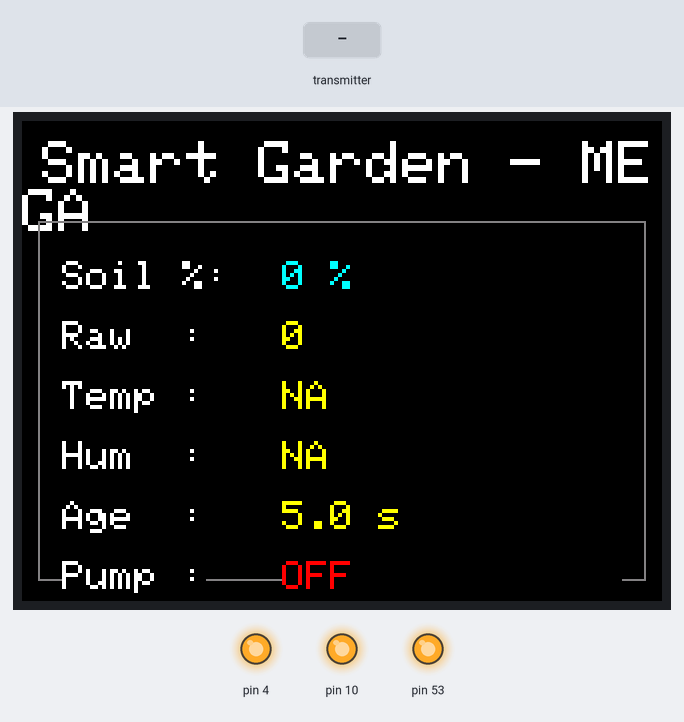
Bench run of a sketch on a simulated Arduino Mega 2560, built with avr-gcc and run on an emulated ATmega2560. Shown: 320×240 colour display, output pins drawn as LEDs (lit = HIGH). Inputs (shaded band) come from the test bench. No radio packets arrive unless stated; what the sketch prints to the serial monitor is not drawn.

Above: at 1.7 s.
1.8 s: the transmitter starts sending seq = 0
At 3.0 s:
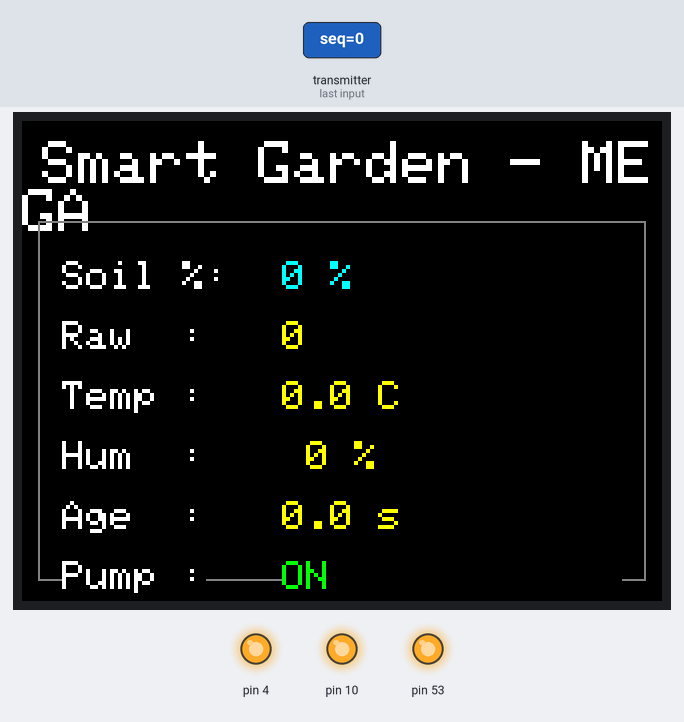
4.8 s: the transmitter starts sending pct = 64
At 5.9 s:
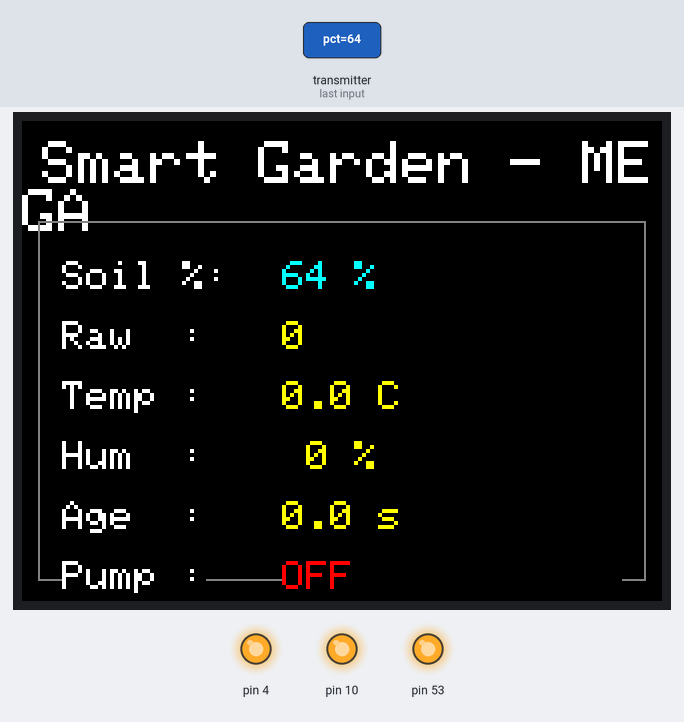
7.8 s: the transmitter starts sending raw = 512
At 9.0 s:
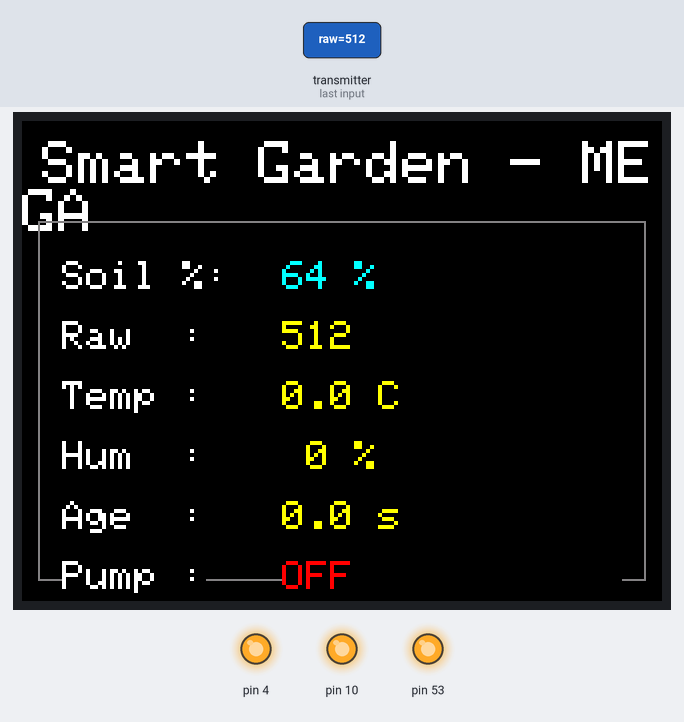
10.8 s: the transmitter starts sending tempC = 100
At 12.0 s:
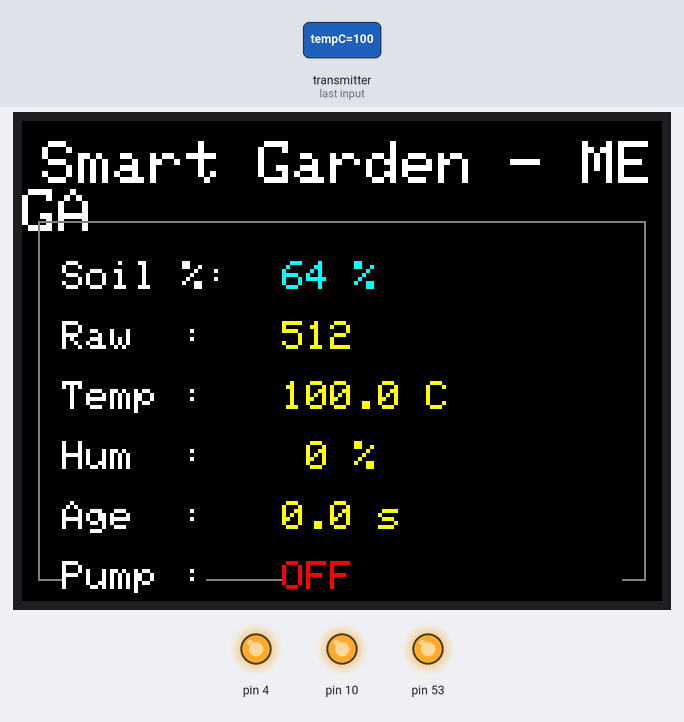
12.3 s: the transmitter starts sending raw = 0
At 13.5 s:
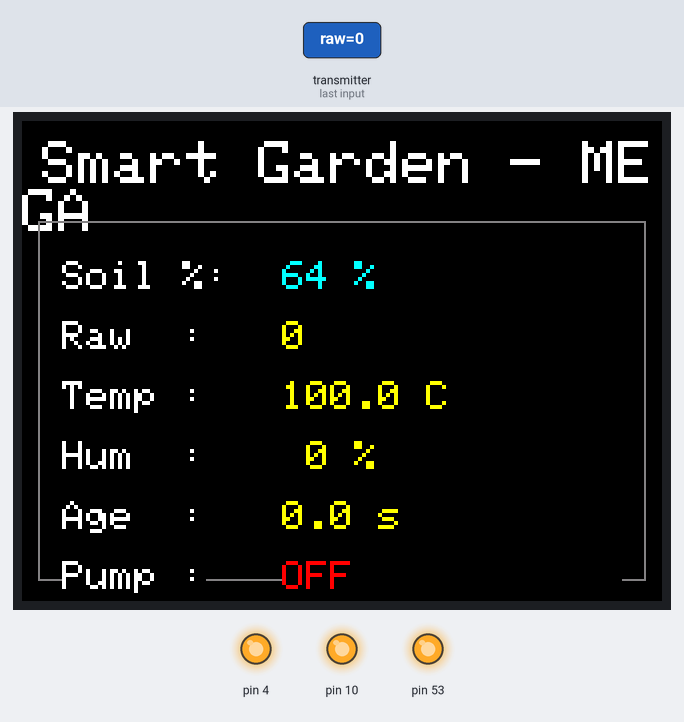
Timing chart, 0 to 15.3 s (numbered marks = the images above; inputs shaded):
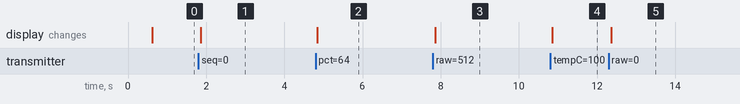

The sketch:

ArduinoMega2560_MainHub.ino
```cpp
/* =========================================================
   Node: MEGA HUB + TFT (Arduino Mega 2560)
   Purpose:
     - Listen to Soil packets
     - Decide Pump ON/OFF with hysteresis & timeouts
     - Send Pump command to Pump node
     - Display values/status on 3.5" MCUFRIEND TFT

   TFT (MCUFRIEND 8-bit parallel) wiring:
     D0–D7 -> D22–D29
     RS->D38, WR->D39, RD->D40, CS->D41, RST->D49, LED->5V via 100–220Ω
     VCC 5V, GND GND
   nRF24L01+ on Mega via 5V->3.3V adapter:
     CE D46, CSN D47, SCK 52, MOSI 51, MISO 50, VCC 5V, GND
     Decoupling on adapter 3.3V: 47–100 uF + 0.1 uF
   SPI-bus protection:
     D53=OUTPUT HIGH, D10=OUTPUT HIGH, D4=OUTPUT HIGH
   Logic:
     - Pump ON when soil ≤ 40%
     - Pump OFF when soil ≥ 55% OR pump-on time > 5 min
     - If no soil packets > 5 s => Pump OFF (failsafe)
   Serial: 115200 baud
   ========================================================= */

#include <SPI.h>
#include <RF24.h>
#include <Adafruit_GFX.h>
#include <MCUFRIEND_kbv.h>

// ---------- TFT ----------
MCUFRIEND_kbv tft;
uint16_t BLACK=0x0000, WHITE=0xFFFF, YELLOW=0xFFE0, CYAN=0x07FF, GREEN=0x07E0, RED=0xF800, GRAY=0x8410;

// ---------- RF ----------
RF24 radio(46, 47); // CE, CSN

const byte PIPE_SOIL_TO_MEGA[6] = "SOIL1";
const byte PIPE_MEGA_TO_PUMP[6] = "PUMP1";
const uint8_t RF_CHANNEL = 76;
const rf24_datarate_e RF_RATE = RF24_250KBPS;

struct SoilPacket {
  uint32_t seq;
  uint32_t t_ms;
  uint16_t raw;
  float    v;
  uint8_t  pct;
  float    tempC;
  float    hum;
};

struct PumpCmd {
  uint32_t seq;
  bool     pumpOn;
  uint8_t  lastSoilPct;
  uint8_t  reason;   // 0=LOGIC,1=FAILSAFE_NO_SOIL,2=TIMEOUT_5MIN,3=HYST_OFF
};

// ---------- thresholds & timers ----------
const uint8_t  ON_THRESH       = 40;         // <= turns ON
const uint8_t  OFF_THRESH      = 55;         // >= turns OFF
const uint32_t NO_SOIL_MS      = 5000;       // 5 s
const uint32_t PUMP_MAX_ON_MS  = 300000;     // 5 min

// NEW: cooldown to allow automatic retry after timeout
const uint32_t PUMP_COOLDOWN_MS = 60000;     // 1 min OFF, then try again if still dry

// ---------- state ----------
bool     pumpDesired     = false;
uint32_t pumpOnStartMs   = 0;
uint32_t pumpOffStartMs  = 0;    // NEW: remember when pump went OFF to time cooldown
uint32_t lastSoilRxMs    = 0;
uint32_t pumpCmdSeq      = 0;
uint8_t  lastSoilPct     = 0;
bool     timedOut5min    = false;
bool     soilSeen        = false;   // <<< ensures OFF until first packet

// ---------- UI ----------
int16_t W, H;

void spiBusProtection(){
  pinMode(53,OUTPUT); digitalWrite(53,HIGH); // keep master
  pinMode(10,OUTPUT); digitalWrite(10,HIGH); // release SD CS
  pinMode(4, OUTPUT); digitalWrite(4, HIGH); // release touch CS if present
}

void drawStaticUI(){
  tft.fillScreen(BLACK);
  tft.setRotation(1);
  W = tft.width(); H = tft.height();

  tft.setTextColor(WHITE, BLACK);
  tft.setTextSize(3);
  tft.setCursor(10, 10);
  tft.print("Smart Garden - MEGA");

  tft.drawRect(8, 50, W-16, H-60, GRAY);

  tft.setTextSize(2);
  tft.setCursor(20,  70); tft.print("Soil %:");
  tft.setCursor(20, 100); tft.print("Raw  :");
  tft.setCursor(20, 130); tft.print("Temp :");
  tft.setCursor(20, 160); tft.print("Hum  :");
  tft.setCursor(20, 190); tft.print("Age  :");
  tft.setCursor(20, 220); tft.print("Pump :");
  tft.setCursor(20, 250); tft.print("Reason:");

  tft.drawLine(10, 280, W-10, 280, GRAY);
  tft.setCursor(10, 290); tft.print("LOG: see Serial @115200");
}

void printField(int x,int y,const String& s,uint16_t color=YELLOW){
  tft.fillRect(x, y, W - x - 20, 20, BLACK);
  tft.setTextColor(color, BLACK);
  tft.setTextSize(2);
  tft.setCursor(x, y);
  tft.print(s);
}

void showStatus(uint8_t soilPct,uint16_t raw,float T,float Hh,uint32_t age_ms,bool pump,uint8_t reason){
  printField(130,  70, String(soilPct) + " %", CYAN);
  printField(130, 100, String(raw));
  printField(130, 130, isnan(T)  ? String("NA") : (String(T,1)  + " C"));
  printField(130, 160, isnan(Hh) ? String("NA") : (String(Hh,0) + " %"));
  printField(130, 190, String(age_ms/1000.0, 1) + " s");
  printField(130, 220, pump ? "ON" : "OFF", pump ? GREEN : RED);

  const char* r = "LOGIC";
  if (reason==1) r="FAILSAFE_NO_SOIL";
  else if (reason==2) r="TIMEOUT_5MIN";
  else if (reason==3) r="HYST_OFF";
  printField(130, 250, r, WHITE);
}

void setupTFT(){
  spiBusProtection();
  uint16_t ID = tft.readID();
  if (ID == 0xD3D3) ID = 0x9486; // common fallback
  tft.begin(ID);
  tft.setRotation(1);
  drawStaticUI();
  Serial.print(F("[MEGA] TFT ID=0x")); Serial.println(ID, HEX);
}

void setupRF(){
  if (!radio.begin()) {
    Serial.println(F("[MEGA] RF init FAILED"));
    return;
  }
  radio.setChannel(RF_CHANNEL);
  radio.setDataRate(RF_RATE);
  radio.setPALevel(RF24_PA_LOW);
  radio.setAutoAck(true);
  radio.setRetries(5, 15);
  radio.disableDynamicPayloads();

  radio.openReadingPipe(1, PIPE_SOIL_TO_MEGA);
  radio.startListening();

  Serial.println(radio.isChipConnected()
    ? F("[MEGA] RF listening SOIL; chip detected")
    : F("[MEGA] RF listening SOIL; chip NOT detected (wiring/power?)"));
}

void sendPump(bool on,uint8_t reason,uint8_t soilPctForCmd){
  PumpCmd cmd;
  cmd.seq = ++pumpCmdSeq;
  cmd.pumpOn = on;
  cmd.lastSoilPct = soilPctForCmd;
  cmd.reason = reason;

  radio.stopListening();
  radio.openWritingPipe(PIPE_MEGA_TO_PUMP);

  bool ok = radio.write(&cmd, sizeof(cmd));
  Serial.print(F("[MEGA] TX->PUMP seq=")); Serial.print(cmd.seq);
  Serial.print(F(" pump=")); Serial.print(on ? F("ON") : F("OFF"));
  Serial.print(F(" soil=")); Serial.print(soilPctForCmd);
  Serial.print(F(" reason=")); Serial.print(reason);
  Serial.print(F(" -> ")); Serial.println(ok ? F("OK") : F("FAIL"));

  radio.openReadingPipe(1, PIPE_SOIL_TO_MEGA);
  radio.startListening();
}

void setup(){
  Serial.begin(115200);
  delay(300);
  Serial.println(F("[MEGA] boot"));

  setupTFT();
  setupRF();

  pumpDesired = false;
  pumpOnStartMs = 0;
  pumpOffStartMs = 0; // NEW
  lastSoilRxMs = 0;
  timedOut5min = false;
  soilSeen = false;

  // Show "no soil yet" right away
  showStatus(0, 0, NAN, NAN, NO_SOIL_MS + 1, false, 1);
}

void loop(){
  static SoilPacket lastSoil = {0};
  const uint32_t now = millis();

  // --- Receive soil packets ---
  while (radio.available()) {
    SoilPacket s;
    radio.read(&s, sizeof(s));
    lastSoil = s;
    lastSoilRxMs = now;
    lastSoilPct = s.pct;
    soilSeen = true;

    Serial.print(F("[MEGA] SOIL seq=")); Serial.print(s.seq);
    Serial.print(F(" raw=")); Serial.print(s.raw);
    Serial.print(F(" pct=")); Serial.print(s.pct);
    Serial.print(F(" T=")); Serial.print(s.tempC);
    Serial.print(F("C H=")); Serial.print(s.hum);
    Serial.println(F("%"));
  }

  // --- Decide pump using hysteresis & timeouts ---
  uint8_t reason = 0;
  bool desired = pumpDesired;

  if (!soilSeen) {
    desired = false;        // keep OFF until first valid packet
    reason  = 1;            // FAILSAFE_NO_SOIL
    timedOut5min = false;
  }
  else if (now - lastSoilRxMs > NO_SOIL_MS) {
    desired = false;        // link lost -> OFF
    reason  = 1;
    timedOut5min = false;
  } else {
    // CHANGED/EXTENDED LOGIC BELOW
    if (pumpDesired) {
      // Currently ON
      if (lastSoil.pct >= OFF_THRESH) {
        desired = false; reason = 3;          // HYST_OFF
        timedOut5min = false;                 // clear latch if we actually reached the wet threshold
      } else if (!timedOut5min && (now - pumpOnStartMs > PUMP_MAX_ON_MS)) {
        desired = false; reason = 2;          // TIMEOUT_5MIN
        timedOut5min = true;                  // latch; we'll allow retry after cooldown below
      }
    } else {
      // Currently OFF
      if (timedOut5min) {
        // After timeout, wait cooldown then retry if still dry
        if ((now - pumpOffStartMs > PUMP_COOLDOWN_MS) && (lastSoil.pct <= ON_THRESH)) {
          desired = true; reason = 0;         // LOGIC ON
          timedOut5min = false;               // clear latch on retry
        }
      } else {
        // Normal ON hysteresis
        if (lastSoil.pct <= ON_THRESH) {
          desired = true; reason = 0;         // LOGIC ON
        }
        // If already wet enough, ensure latch is clear
        if (lastSoil.pct >= OFF_THRESH) {
          timedOut5min = false;
        }
      }
    }
  }

  // --- Send command if changed, otherwise keep-alive every 1 s ---
  if (desired != pumpDesired) {
    pumpDesired = desired;
    if (pumpDesired) {
      pumpOnStartMs = now;
    } else {
      pumpOffStartMs = now;           // NEW: start cooldown timing whenever we turn OFF
    }
    sendPump(pumpDesired, reason, lastSoilPct);
  } else {
    static uint32_t lastKeepAlive = 0;
    if (now - lastKeepAlive > 1000) {
      sendPump(pumpDesired, (!soilSeen || (now - lastSoilRxMs > NO_SOIL_MS)) ? 1
                    : (timedOut5min ? 2 : (pumpDesired ? 0 : (lastSoil.pct >= OFF_THRESH ? 3 : 0))),
               lastSoilPct);
      lastKeepAlive = now;
    }
  }

  // --- Update TFT ---
  uint32_t age = soilSeen ? (now - lastSoilRxMs) : (NO_SOIL_MS + 1);
  showStatus(soilSeen ? lastSoil.pct : 0,
             soilSeen ? lastSoil.raw : 0,
             soilSeen ? lastSoil.tempC : NAN,
             soilSeen ? lastSoil.hum : NAN,
             age, pumpDesired,
             (!soilSeen || age > NO_SOIL_MS) ? 1 : (timedOut5min ? 2 : (pumpDesired ? 0 : (lastSoil.pct >= OFF_THRESH ? 3 : 0))));
}
```

Measured:
- after the input at 1.8 s, the display: changes after 0.06 s (image 1)
- after the input at 4.8 s, the display: changes at once (image 2)
- after the input at 7.8 s, the display: changes after 0.06 s (image 3)
- after the input at 10.8 s, the display: changes after 0.05 s (image 4)
- after the input at 12.3 s, the display: changes after 0.06 s (image 5)
